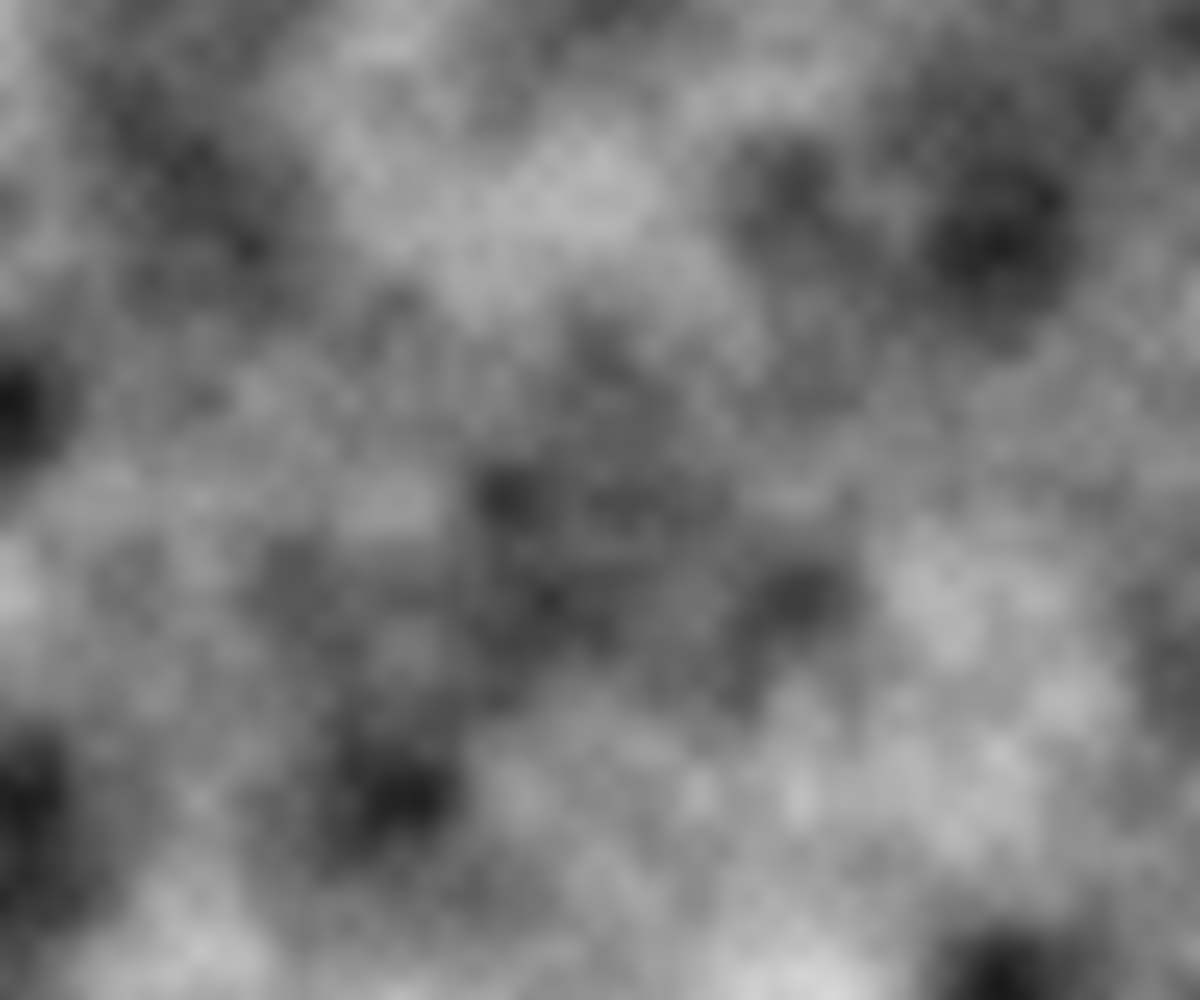
Frame 1 (no input)
Frame 2 (the mouse pressed at the canvas centre, redrawn once): identical to frame 1, image omitted

The p5.js sketch that drew this single still picture (run headless with seeded random() and noise() and a simulated clock; the mouse was pressed at the canvas centre and the sketch redrawn once):

// p5.js sketch
// ── sketch.js
function setup() {
  var cnv = createCanvas(windowWidth, windowHeight); // make a full screen canvas
  cnv.style("display", "block"); // get rid of default margin that some browsers have for canvas
  background(0);
  pixelDensity(1);
}

function windowResized() {
  resizeCanvas(windowWidth, windowHeight);
}

function draw() {
  let yoff = 0;
  let inc = 0.005;

  loadPixels();
  for (let y = 0; y < height; y++) {
    let xoff = 0;
    for (let x = 0; x < width; x++) {
      var index = (x + y * width) * 4;
      var r = noise(xoff, yoff) * 255; // noise gives a value between 0 and 1, always the same for a given xoff (= point in time)
      // right now we are at one given pixel, which is defined by 4 values : R G B A
      pixels[index] = r; // red value
      pixels[index + 1] = r; // green value
      pixels[index + 2] = r; // blue value
      pixels[index + 3] = 255; // alpha

      xoff += inc;
    }
    yoff += inc;
  }
  updatePixels();
  noLoop();
}
